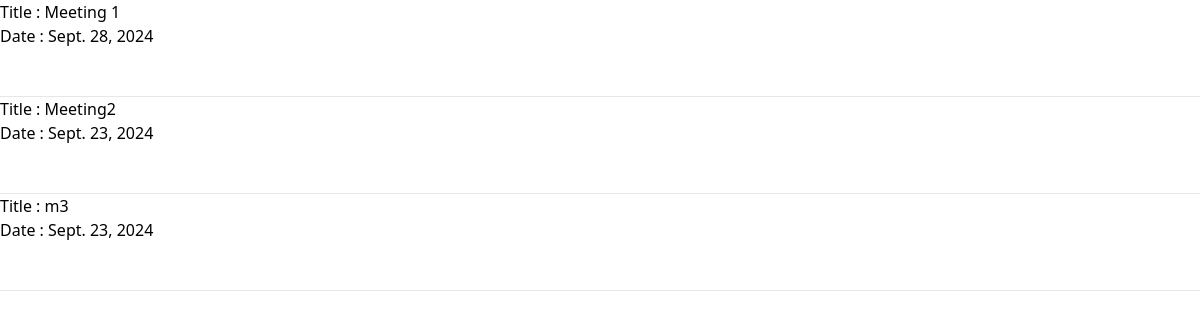
The page /user/notification/ on the database as committed earlier.
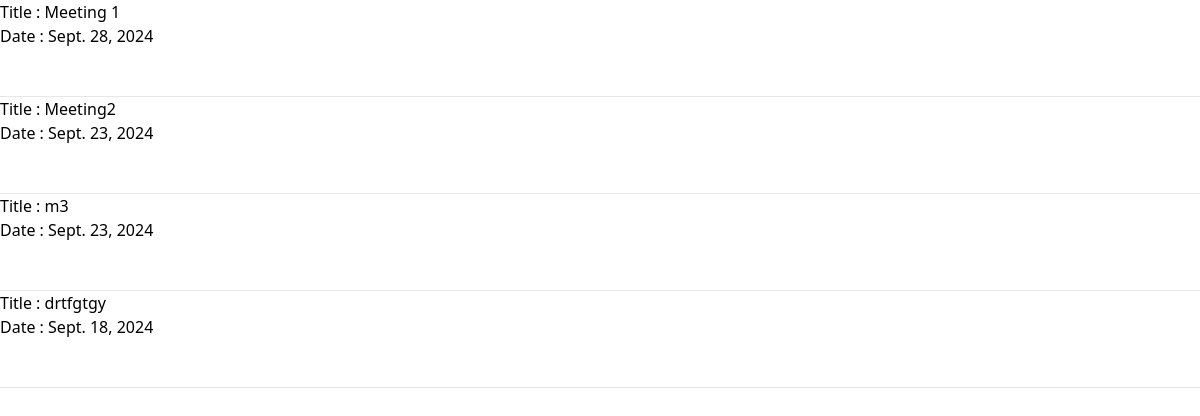
The same page on the database as committed later.
### officer/models.py (models this page shows, shortened)
class Notification(models.Model):
    title = models.CharField(max_length=150)
    description = models.TextField()
    date = models.DateField()
    published = models.BooleanField(default=False)

### vayal_user/views/notification.py (the view)
# urls.py: path('notification/',notification.index, name='notifications'),
def index(request):
    notifications = Notification.objects.filter(published=True)
    return render(request,'vayal_user/notification/index.html',{'notifications':notifications})

### vayal_user/templates/vayal_user/notification/index.html (shortened to what this page needs)
{% extends 'base.html' %}
{% block content %}
<ol>
{% for notification in notifications %}
<li>
    Title : {{notification.title}} <br>
    Date : {{notification.date}} <br>
</li>
<br><br><hr>
{% endfor %}
</ol>
{% endblock content %}

Rows that differ between the two databases and show on the page:
added Notification: title "drtfgtgy", date "Sept. 18, 2024"
